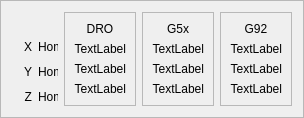
     <widget class="QFrame" name="frame_5">
      <property name="minimumSize">
       <size>
        <width>0</width>
        <height>0</height>
       </size>
      </property>
      <property name="frameShape">
       <enum>QFrame::StyledPanel</enum>
      </property>
      <property name="frameShadow">
       <enum>QFrame::Raised</enum>
      </property>
      <layout class="QGridLayout" name="gridLayout_4">
       <item row="1" column="0">
        <widget class="QLabel" name="axis_lb_x">
         <property name="minimumSize">
          <size>
           <width>0</width>
           <height>0</height>
          </size>
         </property>
         <property name="maximumSize">
          <size>
           <width>25</width>
           <height>16777215</height>
          </size>
         </property>
         <property name="text">
          <string>X</string>
         </property>
         <property name="alignment">
          <set>Qt::AlignRight|Qt::AlignTrailing|Qt::AlignVCenter</set>
         </property>
        </widget>
       </item>
       <item row="0" column="4" rowspan="4">
        <widget class="QFrame" name="frame_12">
         <property name="frameShape">
          <enum>QFrame::StyledPanel</enum>
         </property>
         <property name="frameShadow">
          <enum>QFrame::Raised</enum>
         </property>
         <layout class="QGridLayout" name="gridLayout_18">
          <item row="1" column="0">
           <widget class="QLabel" name="g92_lb_x">
            <property name="minimumSize">
             <size>
              <width>0</width>
              <height>0</height>
             </size>
            </property>
            <property name="text">
             <string>TextLabel</string>
            </property>
            <property name="alignment">
             <set>Qt::AlignRight|Qt::AlignTrailing|Qt::AlignVCenter</set>
            </property>
           </widget>
          </item>
          <item row="0" column="0">
           <widget class="QLabel" name="g92_lb">
            <property name="text">
             <string>G92</string>
            </property>
            <property name="alignment">
             <set>Qt::AlignCenter</set>
            </property>
           </widget>
          </item>
          <item row="2" column="0">
           <widget class="QLabel" name="g92_lb_y">
            <property name="minimumSize">
             <size>
              <width>0</width>
              <height>0</height>
             </size>
            </property>
            <property name="text">
             <string>TextLabel</string>
            </property>
            <property name="alignment">
             <set>Qt::AlignRight|Qt::AlignTrailing|Qt::AlignVCenter</set>
            </property>
           </widget>
          </item>
          <item row="3" column="0">
           <widget class="QLabel" name="g92_lb_z">
            <property name="minimumSize">
             <size>
              <width>0</width>
              <height>0</height>
             </size>
            </property>
            <property name="text">
             <string>TextLabel</string>
            </property>
            <property name="alignment">
             <set>Qt::AlignRight|Qt::AlignTrailing|Qt::AlignVCenter</set>
            </property>
           </widget>
          </item>
         </layout>
        </widget>
       </item>
       <item row="0" column="3" rowspan="4">
        <widget class="QFrame" name="frame_11">
         <property name="frameShape">
          <enum>QFrame::StyledPanel</enum>
         </property>
         <property name="frameShadow">
          <enum>QFrame::Raised</enum>
         </property>
         <layout class="QGridLayout" name="gridLayout_17">
          <item row="1" column="0">
           <widget class="QLabel" name="g5x_lb_x">
            <property name="minimumSize">
             <size>
              <width>0</width>
              <height>0</height>
             </size>
            </property>
            <property name="text">
             <string>TextLabel</string>
            </property>
            <property name="alignment">
             <set>Qt::AlignRight|Qt::AlignTrailing|Qt::AlignVCenter</set>
            </property>
           </widget>
          </item>
          <item row="0" column="0">
           <widget class="QLabel" name="g5x_lb">
            <property name="text">
             <string>G5x</string>
            </property>
            <property name="alignment">
             <set>Qt::AlignCenter</set>
            </property>
           </widget>
          </item>
          <item row="2" column="0">
           <widget class="QLabel" name="g5x_lb_y">
            <property name="minimumSize">
             <size>
              <width>0</width>
              <height>0</height>
             </size>
            </property>
            <property name="text">
             <string>TextLabel</string>
            </property>
            <property name="alignment">
             <set>Qt::AlignRight|Qt::AlignTrailing|Qt::AlignVCenter</set>
            </property>
           </widget>
          </item>
          <item row="3" column="0">
           <widget class="QLabel" name="g5x_lb_z">
            <property name="minimumSize">
             <size>
              <width>0</width>
              <height>0</height>
             </size>
            </property>
            <property name="text">
             <string>TextLabel</string>
            </property>
            <property name="alignment">
             <set>Qt::AlignRight|Qt::AlignTrailing|Qt::AlignVCenter</set>
            </property>
           </widget>
          </item>
         </layout>
        </widget>
       </item>
       <item row="0" column="2" rowspan="4">
        <widget class="QFrame" name="frame_10">
         <property name="frameShape">
          <enum>QFrame::StyledPanel</enum>
         </property>
         <property name="frameShadow">
          <enum>QFrame::Raised</enum>
         </property>
         <layout class="QGridLayout" name="gridLayout_16">
          <item row="0" column="0">
           <widget class="QLabel" name="dro_lb">
            <property name="text">
             <string>DRO</string>
            </property>
            <property name="alignment">
             <set>Qt::AlignCenter</set>
            </property>
           </widget>
          </item>
          <item row="2" column="0">
           <widget class="QLabel" name="dro_lb_y">
            <property name="minimumSize">
             <size>
              <width>0</width>
              <height>0</height>
             </size>
            </property>
            <property name="text">
             <string>TextLabel</string>
            </property>
            <property name="alignment">
             <set>Qt::AlignRight|Qt::AlignTrailing|Qt::AlignVCenter</set>
            </property>
           </widget>
          </item>
          <item row="1" column="0">
           <widget class="QLabel" name="dro_lb_x">
            <property name="minimumSize">
             <size>
              <width>0</width>
              <height>0</height>
             </size>
            </property>
            <property name="text">
             <string>TextLabel</string>
            </property>
            <property name="alignment">
             <set>Qt::AlignRight|Qt::AlignTrailing|Qt::AlignVCenter</set>
            </property>
           </widget>
          </item>
          <item row="3" column="0">
           <widget class="QLabel" name="dro_lb_z">
            <property name="minimumSize">
             <size>
              <width>0</width>
              <height>0</height>
             </size>
            </property>
            <property name="text">
             <string>TextLabel</string>
            </property>
            <property name="alignment">
             <set>Qt::AlignRight|Qt::AlignTrailing|Qt::AlignVCenter</set>
            </property>
           </widget>
          </item>
         </layout>
        </widget>
       </item>
       <item row="3" column="0">
        <widget class="QLabel" name="axis_lb_z">
         <property name="minimumSize">
          <size>
           <width>20</width>
           <height>0</height>
          </size>
         </property>
         <property name="text">
          <string>Z</string>
         </property>
         <property name="alignment">
          <set>Qt::AlignRight|Qt::AlignTrailing|Qt::AlignVCenter</set>
         </property>
        </widget>
       </item>
       <item row="2" column="0">
        <widget class="QLabel" name="axis_lb_y">
         <property name="minimumSize">
          <size>
           <width>20</width>
           <height>0</height>
          </size>
         </property>
         <property name="text">
          <string>Y</string>
         </property>
         <property name="alignment">
          <set>Qt::AlignRight|Qt::AlignTrailing|Qt::AlignVCenter</set>
         </property>
        </widget>
       </item>
       <item row="1" column="1">
        <widget class="QLabel" name="home_lb_0">
         <property name="sizePolicy">
          <sizepolicy hsizetype="Minimum" vsizetype="Preferred">
           <horstretch>0</horstretch>
           <verstretch>0</verstretch>
          </sizepolicy>
         </property>
         <property name="maximumSize">
          <size>
           <width>20</width>
           <height>16777215</height>
          </size>
         </property>
         <property name="text">
          <string>Home</string>
         </property>
        </widget>
       </item>
       <item row="2" column="1">
        <widget class="QLabel" name="home_lb_1">
         <property name="sizePolicy">
          <sizepolicy hsizetype="Minimum" vsizetype="Preferred">
           <horstretch>0</horstretch>
           <verstretch>0</verstretch>
          </sizepolicy>
         </property>
         <property name="maximumSize">
          <size>
           <width>20</width>
           <height>16777215</height>
          </size>
         </property>
         <property name="text">
          <string>Home</string>
         </property>
        </widget>
       </item>
       <item row="3" column="1">
        <widget class="QLabel" name="home_lb_2">
         <property name="sizePolicy">
          <sizepolicy hsizetype="Minimum" vsizetype="Preferred">
           <horstretch>0</horstretch>
           <verstretch>0</verstretch>
          </sizepolicy>
         </property>
         <property name="maximumSize">
          <size>
           <width>20</width>
           <height>16777215</height>
          </size>
         </property>
         <property name="text">
          <string>Home</string>
         </property>
        </widget>
       </item>
      </layout>
     </widget>
